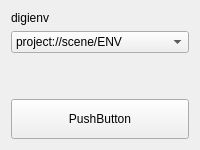
                   <widget class="QWidget" name="page">
                    <layout class="QVBoxLayout" name="verticalLayout_8">
                     <item>
                      <widget class="QLabel" name="label_5">
                       <property name="text">
                        <string>digienv</string>
                       </property>
                      </widget>
                     </item>
                     <item>
                      <widget class="QComboBox" name="clPubDigienv_comboBox">
                       <item>
                        <property name="text">
                         <string>project://scene/ENV</string>
                        </property>
                       </item>
                      </widget>
                     </item>
                     <item>
                      <spacer name="verticalSpacer_2">
                       <property name="orientation">
                        <enum>Qt::Vertical</enum>
                       </property>
                       <property name="sizeHint" stdset="0">
                        <size>
                         <width>20</width>
                         <height>40</height>
                        </size>
                       </property>
                      </spacer>
                     </item>
                     <item>
                      <widget class="QPushButton" name="clarissePubDigienv_pushButton">
                       <property name="minimumSize">
                        <size>
                         <width>0</width>
                         <height>40</height>
                        </size>
                       </property>
                       <property name="maximumSize">
                        <size>
                         <width>16777215</width>
                         <height>40</height>
                        </size>
                       </property>
                       <property name="font">
                        <font>
                         <pointsize>9</pointsize>
                        </font>
                       </property>
                       <property name="text">
                        <string>PushButton</string>
                       </property>
                      </widget>
                     </item>
                    </layout>
                   </widget>
